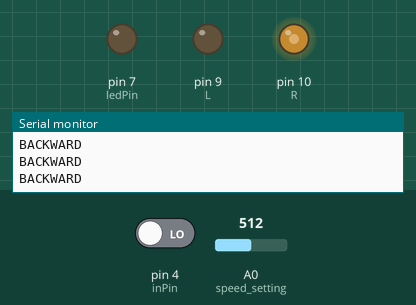
Bench run of a sketch on a simulated Arduino Uno, built with avr-gcc and run on an emulated ATmega328P. On the bench: output pins drawn as LEDs (lit = HIGH), the last lines printed to the serial monitor. The test bench sets the inputs (shaded band); at power-on: pin 4 (inPin) LOW, A0 (speed_setting) = 512.

Above: at 1.2 s.
1.3 s: pin 4 (inPin) driven HIGH
At 2.2 s:
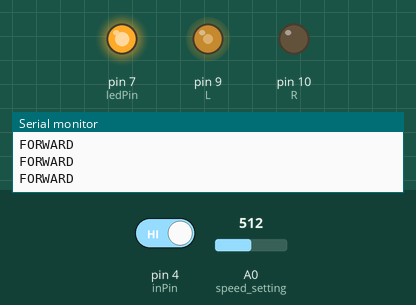
2.8 s: A0 (speed_setting) set to 716
At 3.2 s:
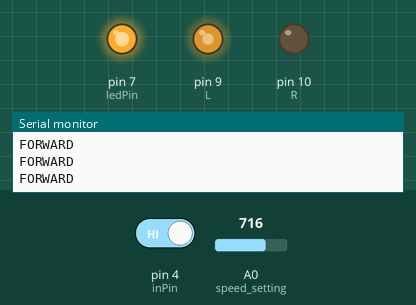
4.3 s: A0 (speed_setting) set to 900
At 5.5 s:
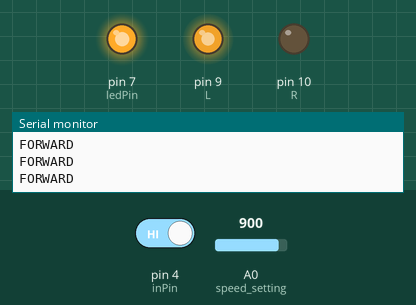
5.8 s: pin 4 (inPin) driven LOW
At 6.9 s:
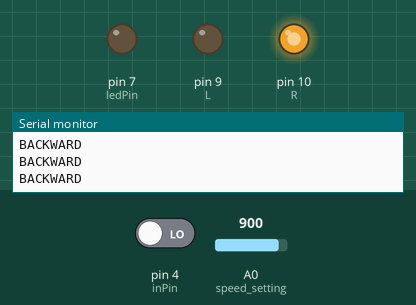
7.3 s: A0 (speed_setting) set to 122
At 8.0 s:
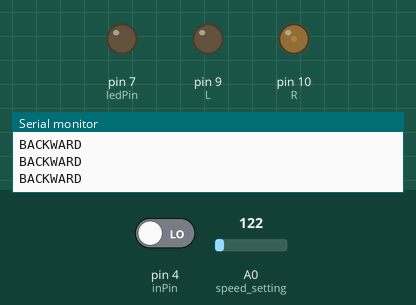
8.8 s: pin 4 (inPin) driven HIGH
At 10.2 s:
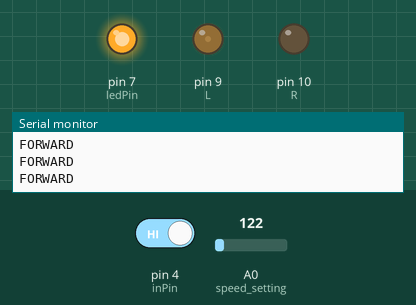
Timing chart, 0 to 11.3 s (numbered marks = the images above; inputs shaded):
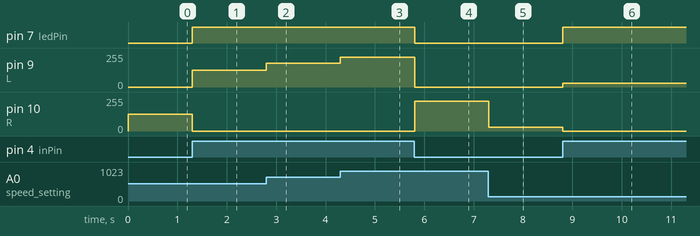

The sketch:

test_motor.ino
```cpp
//Pot Variables
int speed_setting = 0;
int val = 0;
int setting = 0;

//Switch Variables
int ledPin = 7; // LED connected to digital pin 13
int inPin = 4;   // pushbutton connected to digital pin 7
int val1 = 0;     // variable to store the read value

//Totem Control Pins
int R = 10;
int L = 9;


void setup()  {
  pinMode(R, OUTPUT);
  pinMode(L, OUTPUT);
  pinMode(ledPin, OUTPUT);      // sets the digital pin 13 as output
  pinMode(inPin, INPUT);      // sets the digital pin 7 as input
  Serial.begin(9600);
}

void loop()  {
  val = analogRead(speed_setting);
  setting = map(val, 0, 1023, 0, 254);

  val1 = digitalRead(inPin);   // read the input pin
  digitalWrite(ledPin, val1);    // sets the LED to the button's value

  if (val1 == HIGH) {
      forward(setting);
      Serial.println("FORWARD");
  }
  else {
      backward(setting);
      Serial.println("BACKWARD");
  }

}


void forward(int setting) {
  digitalWrite(R, LOW);
  //Serial.println(setting);
  analogWrite(L, setting);
}

void backward(int setting) {
  digitalWrite(L, LOW);
  val = analogRead(speed_setting);
  setting = map(val, 0, 1023, 0, 254);
  //Serial.println(setting);
  analogWrite(R, setting);
}
```

Measured:
- after the input at 1.3 s, pin 7 (ledPin): LOW → HIGH at once; pin 9 (L): 0/255 → 127/255 at once; pin 10 (R): 127/255 → 0/255 at once
- after the input at 2.8 s, pin 9 (L): 127/255 → 177/255 at once
- after the input at 4.3 s, pin 9 (L): 177/255 → 223/255 at once
- after the input at 5.8 s, pin 7 (ledPin): HIGH → LOW at once; pin 9 (L): 223/255 → 0/255 at once; pin 10 (R): 0/255 → 223/255 at once
- after the input at 7.3 s, pin 10 (R): 223/255 → 30/255 at once
- after the input at 8.8 s, pin 7 (ledPin): LOW → HIGH at once; pin 9 (L): 0/255 → 30/255 at once; pin 10 (R): 30/255 → 0/255 at once
